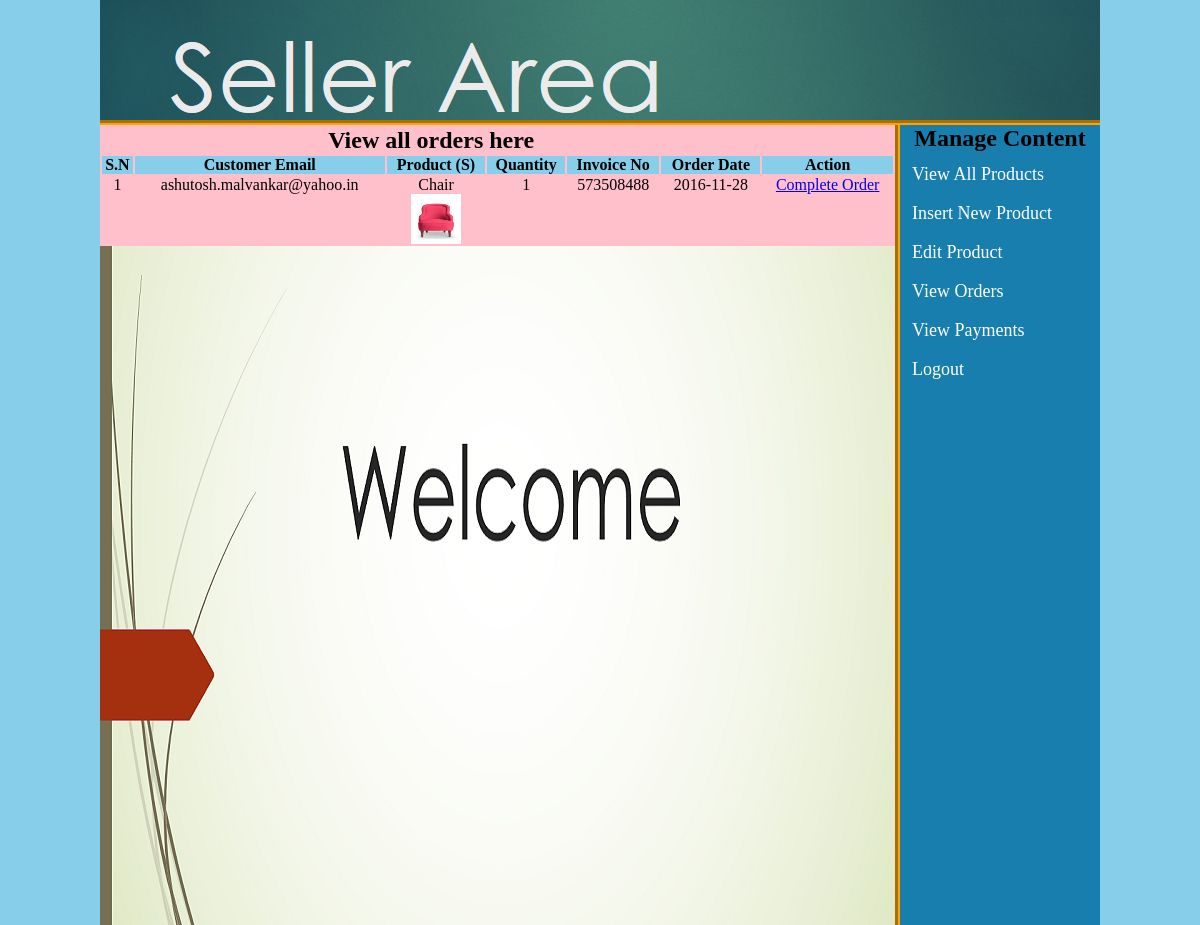
Screenshot of /sellermanagement/index.php?view_orders (signed in) with the database file from the repository.
### tables this page shows
CREATE TABLE IF NOT EXISTS `orders` (
  `order_id` int(100) NOT NULL AUTO_INCREMENT,
  `p_id` int(100) NOT NULL,
  `c_id` int(100) NOT NULL,
  `qty` int(100) NOT NULL,
  `invoice_no` int(100) NOT NULL,
  `status` text NOT NULL,
  `order_date` date NOT NULL,
  PRIMARY KEY (`order_id`)
);

CREATE TABLE IF NOT EXISTS `customers` (
  `customer_id` int(10) NOT NULL AUTO_INCREMENT,
  `customer_ip` varchar(255) NOT NULL,
  `customer_name` text NOT NULL,
  `customer_email` varchar(100) NOT NULL,
  `customer_pass` varchar(100) NOT NULL,
  `customer_country` text NOT NULL,
  `customer_city` text NOT NULL,
  `customer_contact` varchar(255) NOT NULL,
  `customer_address` text NOT NULL,
  `customer_image` text NOT NULL,
  PRIMARY KEY (`customer_id`)
);

CREATE TABLE IF NOT EXISTS `products` (
  `product_id` int(100) NOT NULL AUTO_INCREMENT,
  `product_cat` int(100) NOT NULL,
  `product_brand` int(100) NOT NULL,
  `product_title` varchar(255) NOT NULL,
  `product_price` int(100) NOT NULL,
  `product_desc` text NOT NULL,
  `product_image` text NOT NULL,
  `product_keywords` text NOT NULL,
  `seller_email` varchar(100) NOT NULL,
  PRIMARY KEY (`product_id`)
);

### sellermanagement/view_orders.php (the view, shortened to what this page needs)
<table width="795" align="center" bgcolor="pink">
	<tr align="center">
		<td colspan="6"><h2>View all orders here</h2></td>
	</tr>
	<tr align="center" bgcolor="skyblue">
		<th>S.N</th>
		<th>Customer Email</th>
		<th>Product (S)</th>
		<th>Quantity</th>
		<th>Invoice No</th>
		<th>Order Date</th>
		<th>Action</th>
	</tr>
	<?php
	include("includes/db.php");
	$email = $_SESSION['seller_email'];
	$get_order = "select * from orders
	inner join products
	on products.product_id=orders.p_id and products.seller_email='$email'";
	$run_order = mysqli_query($con, $get_order);
	$i = 0;
	while ($row_order=mysqli_fetch_array($run_order)){
		$order_id = $row_order['order_id'];
		$qty = $row_order['qty'];
		$pro_id = $row_order['p_id'];
		$c_id = $row_order['c_id'];
		$invoice_no = $row_order['invoice_no'];
		$order_date = $row_order['order_date'];
		$i++;
		$get_pro = "select * from products where product_id='$pro_id'";
		$run_pro = mysqli_query($con, $get_pro);
		$row_pro=mysqli_fetch_array($run_pro);
		$pro_image = $row_pro['product_image'];
		$pro_title = $row_pro['product_title'];
		$get_c = "select * from customers where customer_id='$c_id'";
		$run_c = mysqli_query($con, $get_c);
		$row_c=mysqli_fetch_array($run_c);
		$c_email = $row_c['customer_email'];
	?>
	<tr align="center">
		<td><?php echo $i;?></td>
		<td><?php echo $c_email; ?></td>
		<td>
		<?php echo $pro_title;?><br>
		<img src="../admin_area/product_images/<?php echo $pro_image;?>" width="50" height="50" />
		</td>
		<td><?php echo $qty;?></td>
		<td><?php echo $invoice_no;?></td>
		<td><?php echo $order_date;?></td>
		<td><a href="index.php?confirm_order=<?php echo $order_id; ?>">Complete Order</a></td>
	</tr>
	<?php } ?>
</table>

### sellermanagement/styles/style.css (style rules this page uses)
html, body, div, span, applet, object, iframe, h1, h2, h3, h4, h5, h6, p, blockquote, pre, a, abbr, acronym, address, big, cite, code, del, dfn, em, img, ins, kbd, q, s, samp, small, strike, strong, sub, sup, tt, var, b, u, i, center, dl, dt, dd, ol, ul, li, fieldset, form, label, legend, table, caption, tbody, tfoot, thead, tr, th, td, article, aside, canvas, details, embed, figure, figcaption, footer, header, hgroup, menu, nav, output, ruby, section, summary, time, mark, audio, video { margin: 0; padding: 0; border: 0; vertical-align: baseline; }
body { background:skyblue; }

### rows the page displays
orders: customers.customer_email "ashutosh.malvankar@yahoo.in", products.product_title "Chair", products.product_image (picture), qty "1", invoice_no "573508488", order_date "2016-11-28"
